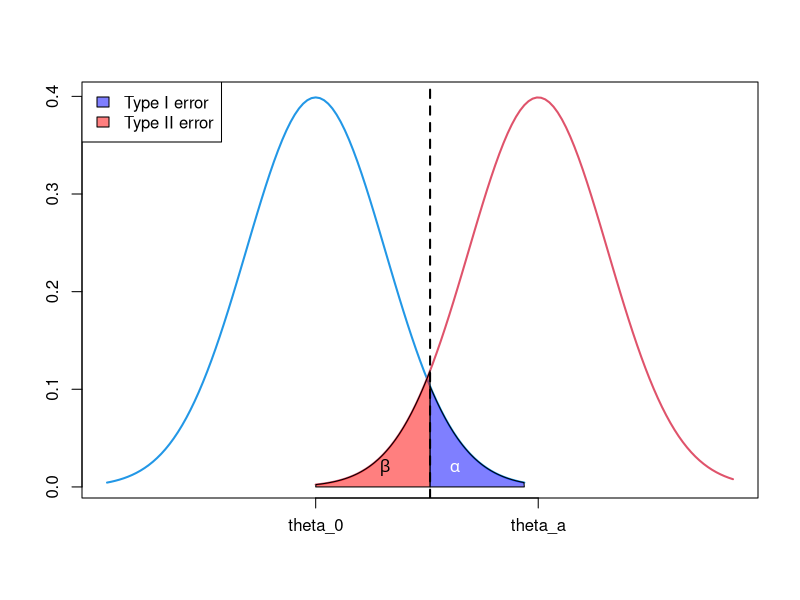
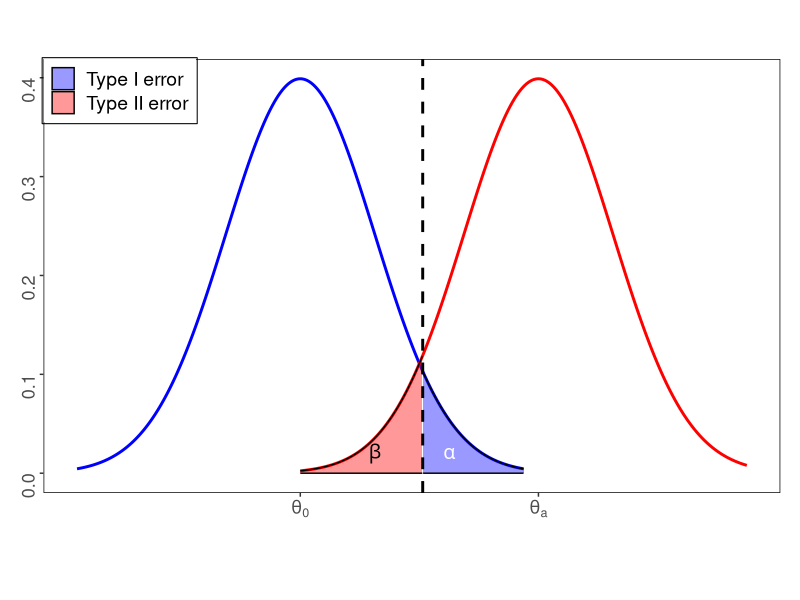

Write R code to recreate these figures, in order.
## ---- chunk 1
knitr::opts_chunk$set(echo = TRUE)
## ---- chunk 2
curve(dnorm, from=-3, to=3, xlim=c(-3, 6), lwd=2, col=4, axes=FALSE, xlab=NA, ylab=NA)
curve(dnorm(x, mean=3.2), add=TRUE, col=2, lwd=2, from=0, to=6)
coord.x <- c(qnorm(0.95),seq(qnorm(0.95), 0, by=-0.01), 0)
coord.y <- c(0, dnorm(coord.x[-c(1, length(coord.x))], mean=3.2), 0) 
polygon(coord.x, coord.y, col=rgb(1, 0, 0, 0.5)) 
coord.x <- c(qnorm(0.95), seq(qnorm(0.95), 3, by=0.01), 3) 
coord.y <- c(0, dnorm(coord.x[-c(1, length(coord.x))]), 0) 
polygon(coord.x, coord.y, col=rgb(0, 0, 1, 0.5)) 
abline(v = qnorm(0.95), lty=2, lwd=2) 
text(1, 0.02, labels = expression(beta)) 
text(2, 0.02, labels = expression(alpha), col = "white") 
axis(1, at = c(0, 3.2), labels = c(expression(theta_0), expression(theta_a))) 
axis(2) 
box() 
legend("topleft", c("Type I error", "Type II error"), fill=c(rgb(0, 0, 1, 0.5), rgb(1, 0, 0, 0.5)))
## ---- chunk 3
library(ggplot2)
x1=seq(-3, 3, by=0.01)
x2=seq( 0, 6, by=0.01)
y1=dnorm(x1)
y2=dnorm(x2, mean=3.2)
pdf1=data.frame(x1,y1)
pdf2=data.frame(x2,y2)
p<-ggplot() + 
  #draw two density line
  geom_line(data = pdf1, aes(x1, y1), color = "blue", size=1) +
  geom_line(data = pdf2, aes(x2, y2), color = "red",  size=1) +
  #draw shawdow
  geom_ribbon(data = pdf1[pdf1$x1 > qnorm(0.95),], 
              aes(x = x1, ymin = 0, ymax = y1, fill = "a"), alpha=0.4, colour="black") +
  geom_ribbon(data = pdf2[pdf2$x2 < qnorm(0.95),],
              aes(x = x2, ymin = 0, max = y2, fill = "b"),  alpha=0.4, colour="black")+
  #draw vertical line 
  geom_vline(xintercept = qnorm(0.95),linetype = 2,lwd = 1)+
  #add annotation
  annotate("text", x = 1, y = 0.02, label = paste0(expression(beta)),  
           color = 'black', size = 5,parse=TRUE) +
  annotate("text", x = 2, y = 0.02, label = paste0(expression(alpha)), 
           color = 'white', size = 5,parse=TRUE) +
  theme(panel.background =element_blank(), 
        panel.border = element_rect(color = 'black',fill=NA),
        axis.text.y = element_text(size = 13, angle = 90),
        axis.text.x = element_text(size = 13),
        axis.title = element_blank(),
        legend.title = element_blank())
#legend adjustment
p+theme(legend.justification = c(0,1),
        legend.box.background = element_rect(color='black',fill=NA),
        legend.position = c(0,1),
        legend.box.margin = margin(c(1,1,1,1)),
        legend.text = element_text(size = 14,margin = margin(l=8)))+
  scale_x_continuous(breaks = c(0,3.2),labels = c(expression(theta[0],theta[a])))+
  scale_fill_manual(values = c("a"="blue", "b"="red"),
                    label= c("Type I error","Type II error"))+
  theme(plot.margin = unit(c(1.5,0.5,2,0.5),"cm"))

  

## ---- chunk 4
# Firstly, write a function to check if the input is integer
is.wholenumber <-
    function(x, tol = .Machine$double.eps^0.5)  abs(x - round(x)) < tol

is.prime <- function (a) {
  # Check if the input is numeric.
  if (is.numeric(a) == F) {
    return("The input should be a numeric value.")
  } 
  if(is.wholenumber(a) == F){
    return("The input should be a integer")}
  if (a <= 1) {
        return(F)
      } 
  else {
        for(i in 2:(a-1)) {
      if ((a %% i) == 0) {
        return(F)
      } 
        }
    return(T)
  }
}

## ---- chunk 5
#Test Sets
#4.1 If the input is not numeric,
is.prime("hello")
#4.2 If the input is not integer,
is.prime(123.123)
#4.3 If the input is negative,
is.prime(-1)
for (i in 0:100) {
  if (is.prime(i) == T) {
    print(i)
  } 
}
